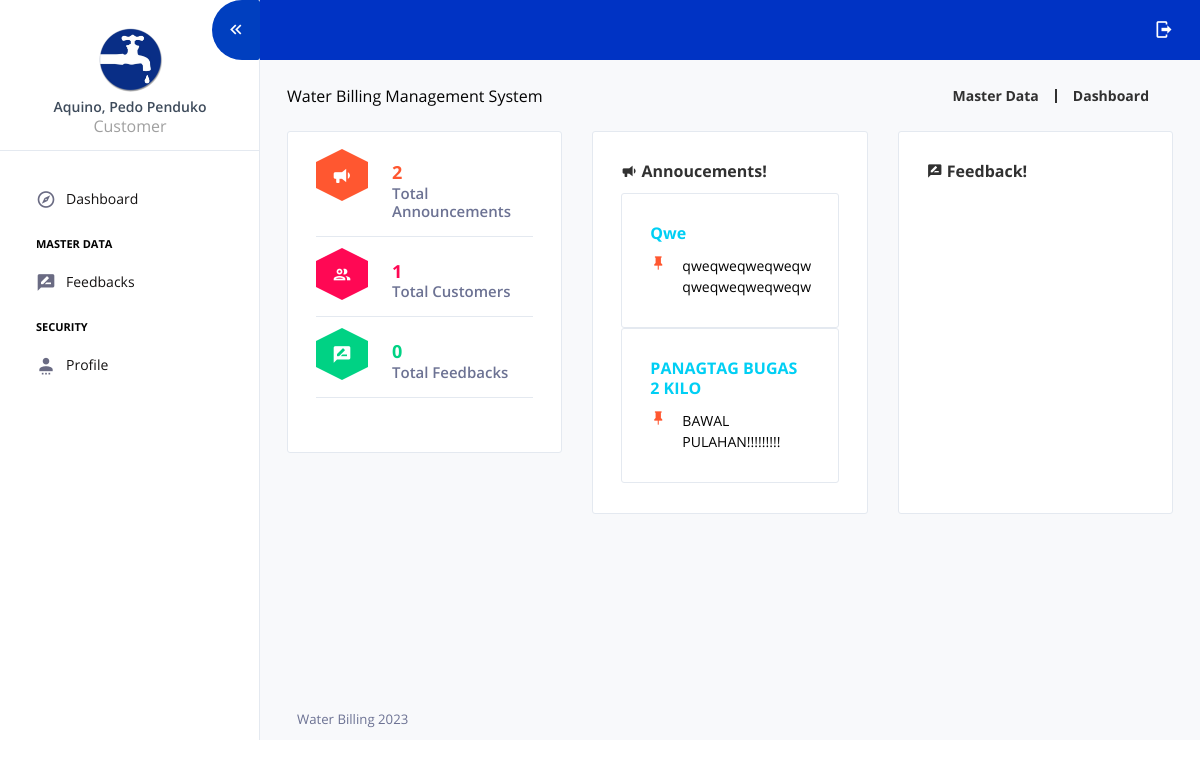
The page / (signed in) on the database as committed earlier.
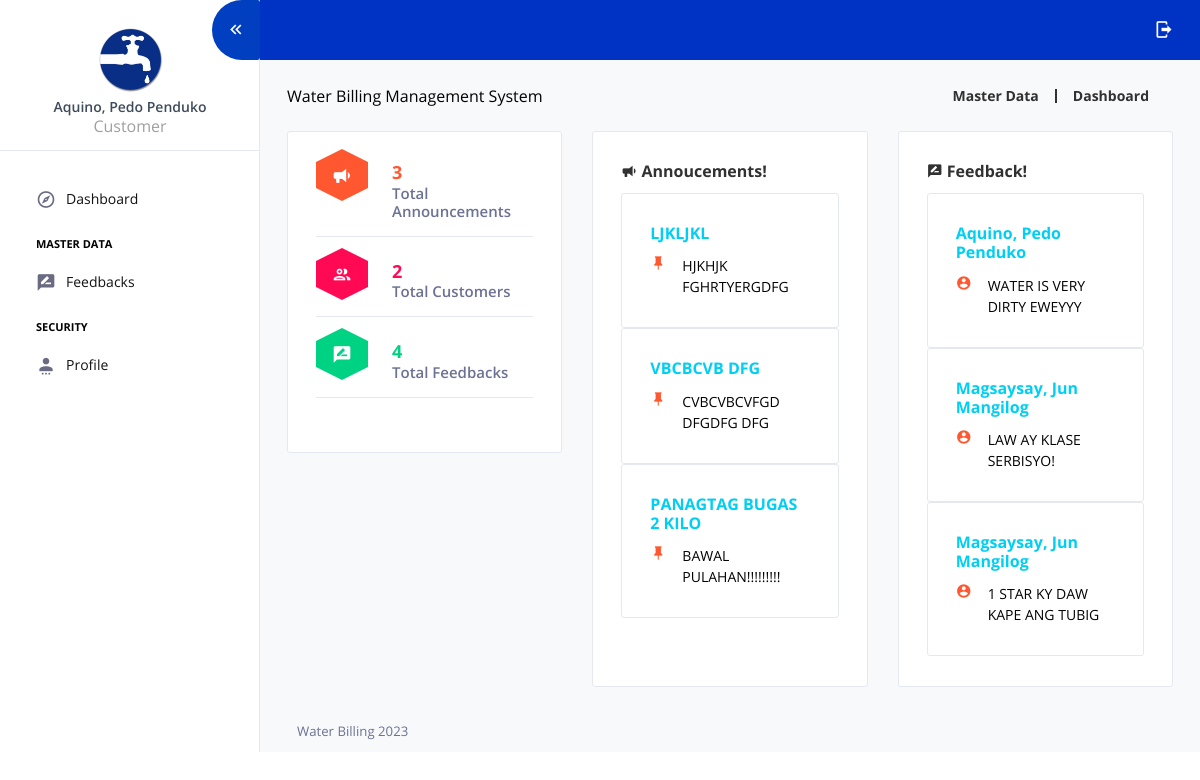
The same page on the database as committed later.
### tables this page shows
CREATE TABLE `tbl_users` (
  `user_id` int(11) NOT NULL AUTO_INCREMENT,
  `account_number` varchar(10) NOT NULL DEFAULT '',
  `user_fname` varchar(50) NOT NULL,
  `user_mname` varchar(50) NOT NULL,
  `user_lname` varchar(50) NOT NULL,
  `address` varchar(150) NOT NULL DEFAULT '',
  `contact_number` varchar(50) NOT NULL DEFAULT '',
  `username` varchar(50) NOT NULL,
  `password` varchar(150) NOT NULL,
  `user_category` varchar(1) NOT NULL DEFAULT '' COMMENT 'A = ADMIN, C = USER or CUSTOMER, M = METER READER',
  `date_added` datetime NOT NULL DEFAULT CURRENT_TIMESTAMP,
  PRIMARY KEY (`user_id`)
);

CREATE TABLE `tbl_announcements` (
  `announcement_id` int(11) unsigned NOT NULL AUTO_INCREMENT,
  `announcement_title` varchar(75) NOT NULL DEFAULT '',
  `announcement_content` text NOT NULL,
  `date_added` datetime NOT NULL DEFAULT CURRENT_TIMESTAMP,
  PRIMARY KEY (`announcement_id`)
);

CREATE TABLE `tbl_feedbacks` (
  `feedback_id` int(11) unsigned NOT NULL AUTO_INCREMENT,
  `user_id` int(11) NOT NULL,
  `feedback_content` varchar(150) NOT NULL DEFAULT '',
  `date_added` datetime NOT NULL DEFAULT CURRENT_TIMESTAMP,
  PRIMARY KEY (`feedback_id`)
);

### core/my_functions.php (called while the page is built)
<?php
function userFullName($user_id){
	global $mysqli;
	$fetch = $mysqli->query("SELECT * FROM tbl_users WHERE user_id='$user_id'") or die(mysqli_error());
	$row = $fetch->fetch_array();
	return $row["user_lname"].", ".$row["user_fname"]." ".$row["user_mname"];
}
function user_info($selected_data,$user_id){
	global $mysqli;
	$fetch = $mysqli->query("SELECT $selected_data FROM tbl_users WHERE user_id='$user_id'") or die(mysqli_error());
	$row = $fetch->fetch_array();
	return $row[0];
}
?>

### views/dashboard.php (the view)
<?php
$count_announcement = $mysqli->query("SELECT * FROM tbl_announcements") or die(mysqli_error());
$count_customers = $mysqli->query("SELECT * FROM tbl_users WHERE user_category='C'") or die(mysqli_error());
$count_feedbacks = $mysqli->query("SELECT * FROM tbl_feedbacks") or die(mysqli_error());
?>
<div class="content-wrapper pb-0">
  <div class="page-header flex-wrap">
    <div class="header-left">
      Water Billing Management System
    </div>
    <div class="header-right d-flex flex-wrap mt-2 mt-sm-0">
      <div class="d-flex align-items-center">
        <a href="#">
          <p class="m-0 pr-3">Master Data</p>
        </a>
        <a class="pl-3 mr-4" href="#">
          <p class="m-0">Dashboard</p>
        </a>
      </div>
    </div>
  </div>
  <div class="row">
    <div class="col-sm-4 grid-margin">
      <div class="card">
          <div class="card-body">
            <div class="d-flex border-bottom mb-4 pb-2">
              <div class="hexagon">
                <div class="hex-mid hexagon-warning">
                  <i class="mdi mdi-bullhorn"></i>
                </div>
              </div>
              <div class="pl-4">
                <h4 class="font-weight-bold text-warning mb-0"> <?= $count_announcement->num_rows; ?> </h4>
                <h6 class="text-muted">Total Announcements</h6>
              </div>
            </div>
            <div class="d-flex border-bottom mb-4 pb-2">
              <div class="hexagon">
                <div class="hex-mid hexagon-danger">
                  <i class="mdi mdi-account-multiple-outline"></i>
                </div>
              </div>
              <div class="pl-4">
                <h4 class="font-weight-bold text-danger mb-0"> <?= $count_customers->num_rows; ?></h4>
                <h6 class="text-muted">Total Customers</h6>
              </div>
            </div>
            <div class="d-flex border-bottom mb-4 pb-2">
              <div class="hexagon">
                <div class="hex-mid hexagon-success">
                  <i class="mdi mdi-message-draw"></i>
                </div>
              </div>
              <div class="pl-4">
                <h4 class="font-weight-bold text-success mb-0"> <?= $count_feedbacks->num_rows; ?> </h4>
                <h6 class="text-muted">Total Feedbacks</h6>
              </div>
            </div>
          </div>
        </div>
    </div>
    <div class="col-sm-4 stretch-card grid-margin">
      <div class="card">
        <div class="card-body">
          <h4 class="card-title"><i class="mdi mdi-bullhorn menu-icon"></i> Annoucements!</h4>
          <?php
            $fetch_announcement = $mysqli->query("SELECT * FROM tbl_announcements WHERE announcement_id >0 ORDER BY date_added DESC LIMIT 3") or die(mysqli_error());
             while ($announcement_row = $fetch_announcement->fetch_array()) {
          ?>
            <div class="card">
              <div class="card-body">
                <h5 class="card-title text-info"><?= $announcement_row['announcement_title'] ?></h5>
                <div class="media">
                  <i class="mdi mdi-pin icon-sm text-warning d-flex align-self-start mr-3"></i>
                  <div class="media-body">
                    <p class="card-text"> <?= $announcement_row['announcement_content'] ?> </p>
                  </div>
                </div>
              </div>
            </div>
          <?php } ?>
        </div>
      </div>
    </div>
    <div class="col-sm-4 stretch-card grid-margin">
      <div class="card">
        <div class="card-body">
          <h4 class="card-title"><i class="mdi mdi-message-draw menu-icon"></i> Feedback!</h4>
          <?php
            $fetch_feedbacks = $mysqli->query("SELECT * FROM tbl_feedbacks WHERE feedback_id >0 ORDER BY date_added DESC LIMIT 3") or die(mysqli_error());
             while ($feedback_row = $fetch_feedbacks->fetch_array()) {
          ?>
            <div class="card">
              <div class="card-body">
                <h5 class="card-title text-info"><?= userFullName($feedback_row['user_id']) ?></h5>
                <div class="media">
                  <i class="mdi mdi-account-circle icon-sm text-warning d-flex align-self-start mr-3"></i>
                  <div class="media-body">
                    <p class="card-text"> <?= $feedback_row['feedback_content'] ?> </p>
                  </div>
                </div>
              </div>
            </div>
          <?php } ?>
        </div>
      </div>
    </div>
  </div>
</div>

### index.php (shortened to what this page needs)
<?php
    $user_id = $_SESSION['user_id'];
    $session_user_category = user_info("user_category",$user_id);
    $page = (isset($_GET['page']) && $_GET['page'] !='') ? $_GET['page'] : '';
?>
<!DOCTYPE html>
<html lang="en">
  <head>
    <link rel="stylesheet" href="assets/vendors/mdi/css/materialdesignicons.min.css">
    <link rel="stylesheet" href="assets/vendors/flag-icon-css/css/flag-icon.min.css">
    <link rel="stylesheet" href="assets/vendors/css/vendor.bundle.base.css">
    <link rel="stylesheet" href="assets/vendors/jquery-bar-rating/css-stars.css" />
    <link rel="stylesheet" href="assets/vendors/font-awesome/css/font-awesome.min.css" />
    <link rel="stylesheet" href="assets/css/demo_1/style.css" />
    <link href="assets/datatables/jquery.dataTables.min.css" rel="stylesheet" />
    <link href="assets/vendors/sweet-alert/sweetalert2.min.css" rel="stylesheet">
  </head>
  <body>
    <div class="container-scroller">
      <?php require_once 'components/sidebar.php' ?>
      <div class="container-fluid page-body-wrapper">
        <?php
            require_once 'components/topbar.php';
        ?>
        <div class="main-panel">
          <?php
              require_once 'routes/routes.php';
              require_once 'components/footer.php';
          ?>
        </div>
      </div>
    </div>
  </body>
</html>

### components/sidebar.php (shortened to what this page needs)
<nav class="sidebar sidebar-offcanvas" id="sidebar">
  <ul class="nav">
    <li class="nav-item nav-profile border-bottom">
      <a href="?page=profile" class="nav-link flex-column">
        <div class="nav-profile-image">
          <img src="assets/images/faucet_2_icon.ico" alt="profile" />
        </div>
        <div class="nav-profile-text d-flex ml-0 mb-3 flex-column">
          <span class="font-weight-semibold mb-1 mt-2 text-center"><?= userFullName($user_id)?></span>
          <span class="text-secondary icon-sm text-center"><?= $session_user_category=="A"?"Admin":(($session_user_category=="C")?"Customer":"Meter Reader");?></span>
        </div>
      </a>
    </li>
    <li class="pt-0 pb-0">
      <span class="nav-item-head"></span>
    </li>
    <li class="nav-item <?= $page=="dashboard"?'active':''; ?>">
      <a class="nav-link" href="?page=dashboard">
        <i class="mdi mdi-compass-outline menu-icon"></i>
        <span class="menu-title">Dashboard</span>
      </a>
    </li>
    <li class="pt-2 pb-1">
      <span class="nav-item-head">Master Data</span>
    </li>
    <li class="nav-item <?= $page=="feedbacks"?'active':''; ?>">
      <a class="nav-link" href="?page=feedbacks">
        <i class="mdi mdi-message-draw menu-icon"></i>
        <span class="menu-title">Feedbacks</span>
      </a>
    </li>
    <li class="pt-2 pb-1">
      <span class="nav-item-head">Security</span>
    </li>
    <li class="nav-item <?= $page=="profile"?'active':''; ?>">
      <a class="nav-link" href="?page=profile">
        <i class="mdi mdi-account-settings menu-icon"></i>
        <span class="menu-title">Profile</span>
      </a>
    </li>
  </ul>
</nav>

### components/topbar.php (shortened to what this page needs)
<nav class="navbar default-layout-navbar col-lg-12 col-12 p-0 fixed-top d-flex flex-row">
  <div class="navbar-menu-wrapper d-flex align-items-stretch">
    <button class="navbar-toggler navbar-toggler align-self-center" type="button" data-toggle="minimize" style="background: #003fbf !important;">
      <span class="mdi mdi-chevron-double-left"></span>
    </button>
    <ul class="navbar-nav navbar-nav-right">
      <li class="nav-item nav-logout d-none d-lg-block">
        <a class="nav-link" onclick="logout()">
          <i class="mdi mdi-logout" data-toggle='tooltip' title="Logout?"></i>
        </a>
      </li>
    </ul>
  </div>
</nav>

### routes/routes.php
<?php
	$view = "views/";
	if($page == 'dashboard' || $page == ''){
		require $view.'dashboard.php';
	}else if($page == 'accounts_manager'){
		require $view.'users.php';
	}else if($page == 'announcements'){
		require $view.'announcements.php';
	}else if($page == 'bills'){
		require $view.'bills.php';
	}else if($page == 'feedbacks'){
		require $view.'feedbacks.php';
	}else if($page == 'profile'){
		require $view.'profile.php';
	}else{
		require $view.'404.php';
	}
?>

### components/footer.php
<footer class="footer">
	<span class="text-muted d-block text-center text-sm-left d-sm-inline-block">Water Billing <?= date('Y') ?></span>
</footer>

Rows that differ between the two databases and show on the page:
removed tbl_announcements: announcement_title "Qwe", announcement_content "qweqweqweqweqw qweqweqweqweqw"
added tbl_announcements: announcement_title "LJKLJKL", announcement_content "HJKHJK FGHRTYERGDFG"
added tbl_announcements: announcement_title "VBCBCVB DFG", announcement_content "CVBCVBCVFGD DFGDFG DFG"
added tbl_feedbacks: user.user_mname "Aquino, Pedo Penduko", feedback_content "WATER IS VERY DIRTY EWEYYY"
added tbl_feedbacks: user.user_mname "Magsaysay, Jun Mangilog", feedback_content "LAW AY KLASE SERBISYO!"
added tbl_feedbacks: user.user_mname "Magsaysay, Jun Mangilog", feedback_content "1 STAR KY DAW KAPE ANG TUBIG"
Other text that changed with them:
$count_announcement->num_rows: "2" → "3"
$count_customers->num_rows: "1" → "2"
$count_feedbacks->num_rows: "0" → "4"
